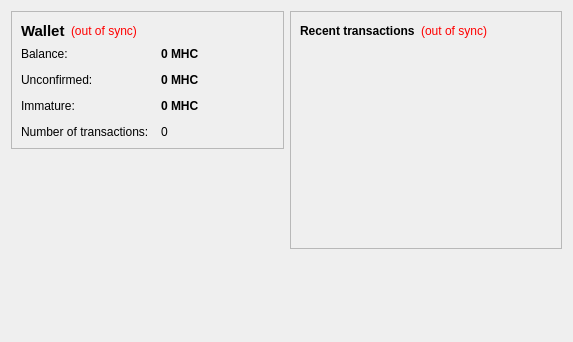
<?xml version="1.0" encoding="UTF-8"?>
<ui version="4.0">
 <class>OverviewPage</class>
 <widget class="QWidget" name="OverviewPage">
  <property name="geometry">
   <rect>
    <x>0</x>
    <y>0</y>
    <width>573</width>
    <height>342</height>
   </rect>
  </property>
  <property name="windowTitle">
   <string>Form</string>
  </property>
  <layout class="QHBoxLayout" name="horizontalLayout" stretch="1,1">
   <item>
    <layout class="QVBoxLayout" name="verticalLayout_2">
     <item>
      <widget class="QFrame" name="frame">
       <property name="frameShape">
        <enum>QFrame::StyledPanel</enum>
       </property>
       <property name="frameShadow">
        <enum>QFrame::Raised</enum>
       </property>
       <layout class="QVBoxLayout" name="verticalLayout_4">
        <item>
         <layout class="QHBoxLayout" name="horizontalLayout_4">
          <item>
           <widget class="QLabel" name="label_5">
            <property name="font">
             <font>
              <pointsize>11</pointsize>
              <weight>75</weight>
              <bold>true</bold>
             </font>
            </property>
            <property name="text">
             <string>Wallet</string>
            </property>
           </widget>
          </item>
          <item>
           <widget class="QLabel" name="labelWalletStatus">
            <property name="toolTip">
             <string>The displayed information may be out of date. Your wallet automatically synchronizes with the MarihuanaCoin network after a connection is established, but this process has not completed yet.</string>
            </property>
            <property name="styleSheet">
             <string notr="true">QLabel { color: red; }</string>
            </property>
            <property name="text">
             <string notr="true">(out of sync)</string>
            </property>
            <property name="alignment">
             <set>Qt::AlignLeading|Qt::AlignLeft|Qt::AlignVCenter</set>
            </property>
           </widget>
          </item>
          <item>
           <spacer name="horizontalSpacer_2">
            <property name="orientation">
             <enum>Qt::Horizontal</enum>
            </property>
            <property name="sizeHint" stdset="0">
             <size>
              <width>40</width>
              <height>20</height>
             </size>
            </property>
           </spacer>
          </item>
         </layout>
        </item>
        <item>
         <layout class="QFormLayout" name="formLayout_2">
          <property name="fieldGrowthPolicy">
           <enum>QFormLayout::AllNonFixedFieldsGrow</enum>
          </property>
          <property name="horizontalSpacing">
           <number>12</number>
          </property>
          <property name="verticalSpacing">
           <number>12</number>
          </property>
          <item row="0" column="0">
           <widget class="QLabel" name="label">
            <property name="text">
             <string>Balance:</string>
            </property>
           </widget>
          </item>
          <item row="0" column="1">
           <widget class="QLabel" name="labelBalance">
            <property name="font">
             <font>
              <weight>75</weight>
              <bold>true</bold>
             </font>
            </property>
            <property name="cursor">
             <cursorShape>IBeamCursor</cursorShape>
            </property>
            <property name="toolTip">
             <string>Your current balance</string>
            </property>
            <property name="text">
             <string notr="true">0 MHC</string>
            </property>
            <property name="textInteractionFlags">
             <set>Qt::LinksAccessibleByMouse|Qt::TextSelectableByKeyboard|Qt::TextSelectableByMouse</set>
            </property>
           </widget>
          </item>
          <item row="1" column="0">
           <widget class="QLabel" name="label_3">
            <property name="text">
             <string>Unconfirmed:</string>
            </property>
           </widget>
          </item>
          <item row="1" column="1">
           <widget class="QLabel" name="labelUnconfirmed">
            <property name="font">
             <font>
              <weight>75</weight>
              <bold>true</bold>
             </font>
            </property>
            <property name="cursor">
             <cursorShape>IBeamCursor</cursorShape>
            </property>
            <property name="toolTip">
             <string>Total of transactions that have yet to be confirmed, and do not yet count toward the current balance</string>
            </property>
            <property name="text">
             <string notr="true">0 MHC</string>
            </property>
            <property name="textInteractionFlags">
             <set>Qt::LinksAccessibleByMouse|Qt::TextSelectableByKeyboard|Qt::TextSelectableByMouse</set>
            </property>
           </widget>
          </item>
          <item row="3" column="0">
           <widget class="QLabel" name="label_2">
            <property name="text">
             <string>Number of transactions:</string>
            </property>
           </widget>
          </item>
          <item row="3" column="1">
           <widget class="QLabel" name="labelNumTransactions">
            <property name="toolTip">
             <string>Total number of transactions in wallet</string>
            </property>
            <property name="text">
             <string notr="true">0</string>
            </property>
           </widget>
          </item>
          <item row="2" column="0">
           <widget class="QLabel" name="labelImmatureText">
            <property name="text">
             <string>Immature:</string>
            </property>
           </widget>
          </item>
          <item row="2" column="1">
           <widget class="QLabel" name="labelImmature">
            <property name="font">
             <font>
              <weight>75</weight>
              <bold>true</bold>
             </font>
            </property>
            <property name="toolTip">
             <string>Mined balance that has not yet matured</string>
            </property>
            <property name="text">
             <string notr="true">0 MHC</string>
            </property>
            <property name="textInteractionFlags">
             <set>Qt::LinksAccessibleByMouse|Qt::TextSelectableByKeyboard|Qt::TextSelectableByMouse</set>
            </property>
           </widget>
          </item>
         </layout>
        </item>
       </layout>
      </widget>
     </item>
     <item>
      <spacer name="verticalSpacer">
       <property name="orientation">
        <enum>Qt::Vertical</enum>
       </property>
       <property name="sizeHint" stdset="0">
        <size>
         <width>20</width>
         <height>40</height>
        </size>
       </property>
      </spacer>
     </item>
    </layout>
   </item>
   <item>
    <layout class="QVBoxLayout" name="verticalLayout_3">
     <item>
      <widget class="QFrame" name="frame_2">
       <property name="frameShape">
        <enum>QFrame::StyledPanel</enum>
       </property>
       <property name="frameShadow">
        <enum>QFrame::Raised</enum>
       </property>
       <layout class="QVBoxLayout" name="verticalLayout">
        <item>
         <layout class="QHBoxLayout" name="horizontalLayout_2">
          <item>
           <widget class="QLabel" name="label_4">
            <property name="text">
             <string>&lt;b&gt;Recent transactions&lt;/b&gt;</string>
            </property>
           </widget>
          </item>
          <item>
           <widget class="QLabel" name="labelTransactionsStatus">
            <property name="toolTip">
             <string>The displayed information may be out of date. Your wallet automatically synchronizes with the MarihuanaCoin network after a connection is established, but this process has not completed yet.</string>
            </property>
            <property name="styleSheet">
             <string notr="true">QLabel { color: red; }</string>
            </property>
            <property name="text">
             <string notr="true">(out of sync)</string>
            </property>
            <property name="alignment">
             <set>Qt::AlignRight|Qt::AlignTrailing|Qt::AlignVCenter</set>
            </property>
           </widget>
          </item>
          <item>
           <spacer name="horizontalSpacer">
            <property name="orientation">
             <enum>Qt::Horizontal</enum>
            </property>
            <property name="sizeHint" stdset="0">
             <size>
              <width>40</width>
              <height>20</height>
             </size>
            </property>
           </spacer>
          </item>
         </layout>
        </item>
        <item>
         <widget class="QListView" name="listTransactions">
          <property name="styleSheet">
           <string notr="true">QListView { background: transparent; }</string>
          </property>
          <property name="frameShape">
           <enum>QFrame::NoFrame</enum>
          </property>
          <property name="verticalScrollBarPolicy">
           <enum>Qt::ScrollBarAlwaysOff</enum>
          </property>
          <property name="horizontalScrollBarPolicy">
           <enum>Qt::ScrollBarAlwaysOff</enum>
          </property>
          <property name="selectionMode">
           <enum>QAbstractItemView::NoSelection</enum>
          </property>
         </widget>
        </item>
       </layout>
      </widget>
     </item>
     <item>
      <spacer name="verticalSpacer_2">
       <property name="orientation">
        <enum>Qt::Vertical</enum>
       </property>
       <property name="sizeHint" stdset="0">
        <size>
         <width>20</width>
         <height>40</height>
        </size>
       </property>
      </spacer>
     </item>
    </layout>
   </item>
  </layout>
 </widget>
 <resources/>
 <connections/>
</ui>
